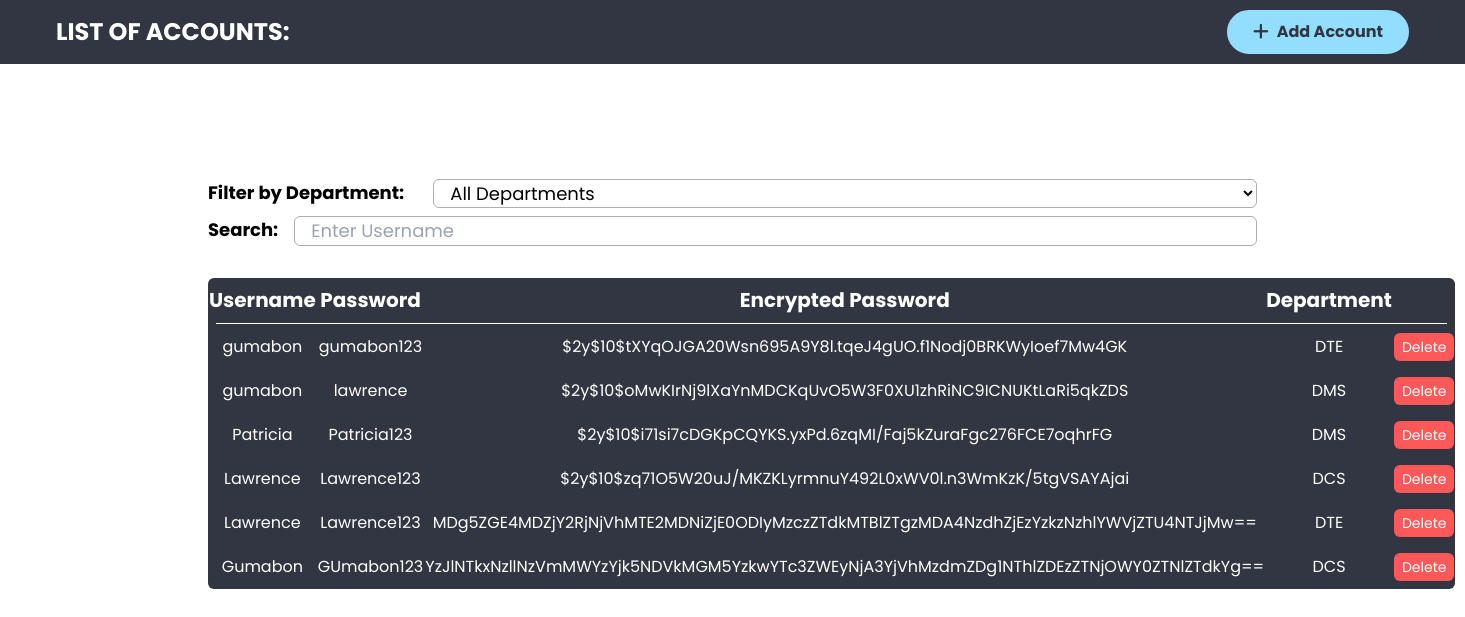
Page /accounts on the earlier database version.
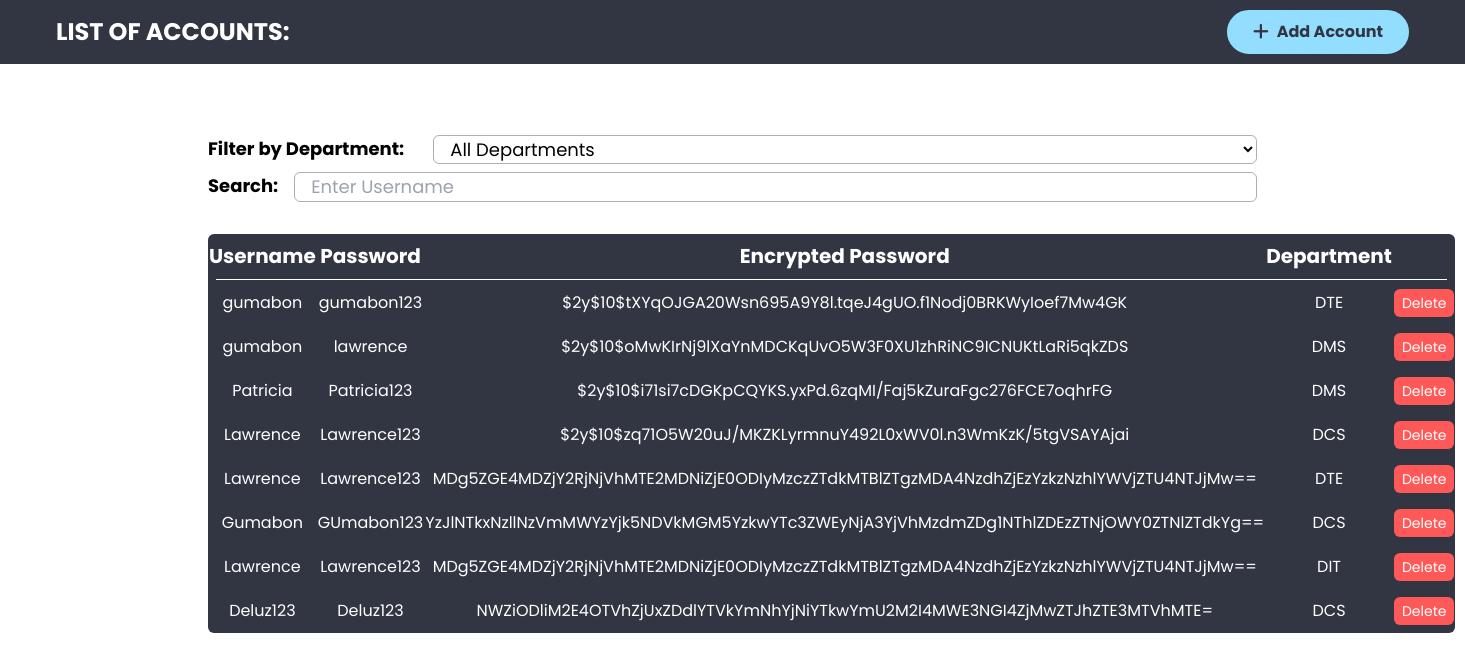
Same page on the later database version.
### tables this page shows
CREATE TABLE `accounts` (
  `id` int(11) NOT NULL,
  `username` varchar(255) NOT NULL,
  `password` varchar(255) NOT NULL,
  `hashedPass` varchar(255) NOT NULL,
  `department` varchar(255) NOT NULL
);

### src/Http/controllers/list.php (called while the page is built, shortened)
<?php
$db = App::resolve(Database::class);
$accounts = $db->query('SELECT * FROM accounts')->get();
require "src/views/list.view.php";

### index.php (called while the page is built, shortened)
<?php
require 'src/bootstrap.php';
$router = new \Core\Router();
$uri = parse_url($_SERVER['REQUEST_URI'])['path'];
$method = $_POST['_method'] ?? $_SERVER['REQUEST_METHOD'];
$router->route($uri, $method);

### src/Core/App.php (called while the page is built, shortened)
<?php
class App
{
    protected static $container;
    public static function setContainer($container)
    {
        static::$container = $container;
    }
    public static function container()
    {
        return static::$container;
    }
    public static function resolve($key)
    {
        return static::container()->resolve($key);
    }
}

### src/Core/Container.php (called while the page is built, shortened)
<?php
class Container
{
    protected $bindings = [];
    public function bind($key, $resolver)
    {
        $this->bindings[$key] = $resolver;
    }
    public function resolve($key)
    {
        $resolver = $this->bindings[$key];
        return call_user_func($resolver);
    }
}

### src/config.php (called while the page is built)
<?php
return [
    'database' => [
        'host' => 'localhost',
        'port' => 3307,
        'dbname' => 'passwordMatrix',
        'charset' => 'utf8mb4'
    ],
];

### src/bootstrap.php (called while the page is built, shortened)
<?php
$container = new Container();
$container->bind('Core\Database', function () {
    $config = require('src\config.php');
    return new Database($config['database']);
});

### src/Core/Database.php (called while the page is built, shortened)
<?php
class Database
{
    public $connection;
    public $statement;
    public function __construct($config, $username = 'root', $password = '')
    {
        $dsn = 'mysql:' . http_build_query($config, '', ';');
        $this->connection = new PDO($dsn, $username, $password, [
            PDO::ATTR_DEFAULT_FETCH_MODE => PDO::FETCH_ASSOC
        ]);
    }
    public function query($query, $params = [])
    {
        $this->statement = $this->connection->prepare($query);
        $this->statement->execute($params);
        return $this;
    }
    public function get()
    {
        return $this->statement->fetchAll();
    }
}

### src/views/list.view.php (the view, shortened to what this page needs)
<!DOCTYPE html>
<html lang="en">
<head>
    <link rel="stylesheet" href="src\views\css\output.css" />
    <link rel="stylesheet" href="https://cdnjs.cloudflare.com/ajax/libs/font-awesome/6.4.2/css/all.min.css" />
</head>
<body class="font-[Poppins]">
    <div class="h-16 w-full bg-[#323643] flex items-center justify-between px-2 md:px-14">
        <h2 class="text-white text-lg md:text-2xl font-bold">LIST OF ACCOUNTS:</h2>
        <a href="/" class="bg-[#93DEFF] text-[#323643] font-bold py-2 px-6 rounded-full border-2 border-[#93DEFF] hover:bg-transparent hover:text-white duration-300 flex items-center justify-center gap-2"><i class="fa-solid fa-plus text-lg"></i><span>Add Account</span></a>
    </div>
    <main class="-mt-16 flex flex-col min-h-screen justify-center m-auto px-4 lg:px-52">
        <div class="w-full">
            <div class="w-full flex flex-col gap-2">
                <div class="flex flex-col md:flex-row justify-between">
                    <h2 class="text-lg font-bold w-72">Filter by Department: </h2>
                    <select name="searchDepartment" id="department" class="w-full outline-none border-[1px] border-[#00000050] rounded-md bg-transparent text-lg pl-3">
                        <option value="None">All Departments</option>
                    </select>
                </div>
                <div class="flex flex-col md:flex-row justify-between md:gap-4">
                    <h2 class="text-lg font-bold">Search: </h2>
                    <input type="text" name="searchUser" id="searchUser" class="w-full outline-none border-[1px] border-[#00000050] rounded-md bg-transparent text-lg pl-4" placeholder="Enter Username">
                </div>
            </div>
        </div>
        <div class="my-4">
            <div class="my-4 ">
                <table class="bg-[#323643] text-white w-full rounded-md text-center px-4">
                    <tr class="text-xl">
                        <th class="py-2">Username</th>
                        <th class="py-2">Password</th>
                        <th class="py-2 hidden lg:block">Encrypted Password</th>
                        <th class="py-2 ">Department</th>
                        <th class="py-2 hidden md:block"></th>
                    </tr>
                    <tr>
                        <td colspan="5" class="px-2">
                            <div class="bg-white h-[1px] border-none"></div>
                        </td>
                    </tr>
                    <?php foreach ($accounts as $account) : ?>
                        <tr>
                            <td class="py-2 usernames"><?= $account['username'] ?></td>
                            <td class="py-2"><?= $account['password'] ?></td>
                            <td class="py-2 hidden lg:block"><?= $account['hashedPass'] ?></td>
                            <td class="py-2 department "><?= $account['department'] ?></td>
                            <td class="py-2 hidden md:block ">
                                <form action="" method="POST">
                                    <button class="bg-[#FF5858] py-1 px-2 rounded-md text-sm">Delete</button>
                                </form>
                            </td>
                        </tr>
                    <?php endforeach; ?>
                </table>
            </div>
        </div>
    </main>
</body>
</html>

### src/Core/Router.php (shortened to what this page needs)
<?php
class Router
{
    public $routes = [];
    public function add($method, $uri, $controller)
    {
        $this->routes[] = [
            'uri' => $uri,
            'controller' => $controller,
            'method' => $method,
            'middleware' => null
        ];
        return $this;
    }
    public function route($uri, $method)
    {
        foreach ($this->routes  as $route) {
            if ($route['uri'] === $uri && $route['method'] === strtoupper($method)) {
                return require($route['controller']);
            }
        }
    }
}

Differences in the rows shown:
added accounts: username "Lawrence", password "Lawrence123", hashedPass "MDg5ZGE4MDZjY2RjNjVhMTE2MDNiZjE0ODIyMzczZTdkMTBlZTgzMDA4NzdhZjEzYzkzNzhlYWVjZTU4NTJjMw==", department "DIT"
added accounts: username "Deluz123", password "Deluz123", hashedPass "NWZiODliM2E4OTVhZjUxZDdlYTVkYmNhYjNiYTkwYmU2M2I4MWE3NGI4ZjMwZTJhZTE3MTVhMTE=", department "DCS"
